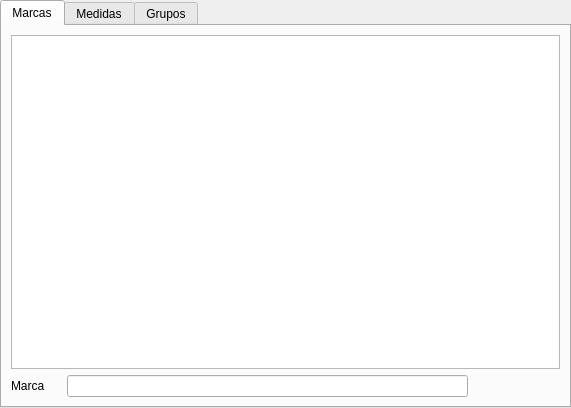
<?xml version="1.0" encoding="UTF-8"?>
<ui version="4.0">
 <class>ui_opciones_articulo</class>
 <widget class="QTabWidget" name="ui_opciones_articulo">
  <property name="geometry">
   <rect>
    <x>0</x>
    <y>0</y>
    <width>571</width>
    <height>408</height>
   </rect>
  </property>
  <property name="sizePolicy">
   <sizepolicy hsizetype="Fixed" vsizetype="Fixed">
    <horstretch>0</horstretch>
    <verstretch>0</verstretch>
   </sizepolicy>
  </property>
  <property name="minimumSize">
   <size>
    <width>0</width>
    <height>408</height>
   </size>
  </property>
  <property name="windowTitle">
   <string>TabWidget</string>
  </property>
  <property name="currentIndex">
   <number>0</number>
  </property>
  <widget class="QWidget" name="tab_3">
   <attribute name="title">
    <string>Marcas</string>
   </attribute>
   <layout class="QGridLayout" name="gridLayout_4">
    <item row="0" column="0">
     <layout class="QGridLayout" name="gridLayout">
      <item row="0" column="0">
       <widget class="QTableView" name="tableView_marca"/>
      </item>
      <item row="1" column="0">
       <layout class="QHBoxLayout" name="horizontalLayout_3">
        <item>
         <layout class="QHBoxLayout" name="horizontalLayout_2">
          <item>
           <widget class="QLabel" name="label">
            <property name="sizePolicy">
             <sizepolicy hsizetype="Fixed" vsizetype="Fixed">
              <horstretch>0</horstretch>
              <verstretch>0</verstretch>
             </sizepolicy>
            </property>
            <property name="minimumSize">
             <size>
              <width>50</width>
              <height>0</height>
             </size>
            </property>
            <property name="text">
             <string>Marca</string>
            </property>
           </widget>
          </item>
          <item>
           <widget class="QLineEdit" name="lineEdit_marca"/>
          </item>
         </layout>
        </item>
        <item>
         <layout class="QHBoxLayout" name="horizontalLayout">
          <item>
           <widget class="QPushButton" name="pushButton_save_marca">
            <property name="text">
             <string/>
            </property>
            <property name="icon">
             <iconset resource="Icons.qrc">
              <normaloff>:/Iconos/Iconos/save.png</normaloff>:/Iconos/Iconos/save.png</iconset>
            </property>
            <property name="iconSize">
             <size>
              <width>20</width>
              <height>20</height>
             </size>
            </property>
            <property name="flat">
             <bool>true</bool>
            </property>
           </widget>
          </item>
          <item>
           <widget class="QPushButton" name="pushButton_delete_marca">
            <property name="text">
             <string/>
            </property>
            <property name="icon">
             <iconset resource="Icons.qrc">
              <normaloff>:/Iconos/Iconos/trash.png</normaloff>:/Iconos/Iconos/trash.png</iconset>
            </property>
            <property name="iconSize">
             <size>
              <width>20</width>
              <height>20</height>
             </size>
            </property>
            <property name="flat">
             <bool>true</bool>
            </property>
           </widget>
          </item>
         </layout>
        </item>
       </layout>
      </item>
     </layout>
    </item>
   </layout>
  </widget>
  <widget class="QWidget" name="tab_2">
   <attribute name="title">
    <string>Medidas</string>
   </attribute>
   <layout class="QGridLayout" name="gridLayout_5">
    <item row="0" column="0">
     <layout class="QGridLayout" name="gridLayout_2">
      <item row="0" column="0">
       <widget class="QTableView" name="tableView_medida"/>
      </item>
      <item row="1" column="0">
       <layout class="QHBoxLayout" name="horizontalLayout_4">
        <item>
         <layout class="QHBoxLayout" name="horizontalLayout_5">
          <item>
           <widget class="QLabel" name="label_2">
            <property name="minimumSize">
             <size>
              <width>50</width>
              <height>0</height>
             </size>
            </property>
            <property name="text">
             <string>Medida</string>
            </property>
           </widget>
          </item>
          <item>
           <widget class="QLineEdit" name="lineEdit_medida"/>
          </item>
         </layout>
        </item>
        <item>
         <layout class="QHBoxLayout" name="horizontalLayout_6">
          <item>
           <widget class="QPushButton" name="pushButton_save_medida">
            <property name="text">
             <string/>
            </property>
            <property name="icon">
             <iconset resource="Icons.qrc">
              <normaloff>:/Iconos/Iconos/save.png</normaloff>:/Iconos/Iconos/save.png</iconset>
            </property>
            <property name="iconSize">
             <size>
              <width>20</width>
              <height>20</height>
             </size>
            </property>
            <property name="flat">
             <bool>true</bool>
            </property>
           </widget>
          </item>
          <item>
           <widget class="QPushButton" name="pushButton_delete_medida">
            <property name="text">
             <string/>
            </property>
            <property name="icon">
             <iconset resource="Icons.qrc">
              <normaloff>:/Iconos/Iconos/trash.png</normaloff>:/Iconos/Iconos/trash.png</iconset>
            </property>
            <property name="iconSize">
             <size>
              <width>20</width>
              <height>20</height>
             </size>
            </property>
            <property name="flat">
             <bool>true</bool>
            </property>
           </widget>
          </item>
         </layout>
        </item>
       </layout>
      </item>
     </layout>
    </item>
   </layout>
  </widget>
  <widget class="QWidget" name="tab">
   <attribute name="title">
    <string>Grupos</string>
   </attribute>
   <layout class="QGridLayout" name="gridLayout_6">
    <item row="0" column="0">
     <layout class="QGridLayout" name="gridLayout_3">
      <item row="0" column="0">
       <widget class="QTableView" name="tableView_grupo">
        <property name="alternatingRowColors">
         <bool>true</bool>
        </property>
        <property name="selectionMode">
         <enum>QAbstractItemView::SingleSelection</enum>
        </property>
        <property name="selectionBehavior">
         <enum>QAbstractItemView::SelectRows</enum>
        </property>
        <property name="showGrid">
         <bool>false</bool>
        </property>
        <property name="gridStyle">
         <enum>Qt::NoPen</enum>
        </property>
        <property name="sortingEnabled">
         <bool>false</bool>
        </property>
       </widget>
      </item>
      <item row="1" column="0">
       <layout class="QHBoxLayout" name="horizontalLayout_7">
        <item>
         <layout class="QHBoxLayout" name="horizontalLayout_8">
          <item>
           <widget class="QLabel" name="label_grupo">
            <property name="minimumSize">
             <size>
              <width>50</width>
              <height>0</height>
             </size>
            </property>
            <property name="text">
             <string>Grupo</string>
            </property>
           </widget>
          </item>
          <item>
           <widget class="QLineEdit" name="lineEdit_grupo"/>
          </item>
         </layout>
        </item>
        <item>
         <layout class="QHBoxLayout" name="horizontalLayout_9">
          <item>
           <widget class="QPushButton" name="pushButton_save_grupo">
            <property name="toolTip">
             <string>Guardar</string>
            </property>
            <property name="text">
             <string/>
            </property>
            <property name="icon">
             <iconset resource="Icons.qrc">
              <normaloff>:/Iconos/Iconos/save.png</normaloff>:/Iconos/Iconos/save.png</iconset>
            </property>
            <property name="iconSize">
             <size>
              <width>20</width>
              <height>20</height>
             </size>
            </property>
            <property name="flat">
             <bool>true</bool>
            </property>
           </widget>
          </item>
          <item>
           <widget class="QPushButton" name="pushButton_delete_grupo">
            <property name="toolTip">
             <string>Eliminar</string>
            </property>
            <property name="text">
             <string/>
            </property>
            <property name="icon">
             <iconset resource="Icons.qrc">
              <normaloff>:/Iconos/Iconos/trash.png</normaloff>:/Iconos/Iconos/trash.png</iconset>
            </property>
            <property name="iconSize">
             <size>
              <width>20</width>
              <height>20</height>
             </size>
            </property>
            <property name="flat">
             <bool>true</bool>
            </property>
           </widget>
          </item>
         </layout>
        </item>
       </layout>
      </item>
     </layout>
    </item>
   </layout>
  </widget>
 </widget>
 <resources>
  <include location="Icons.qrc"/>
 </resources>
 <connections/>
</ui>
